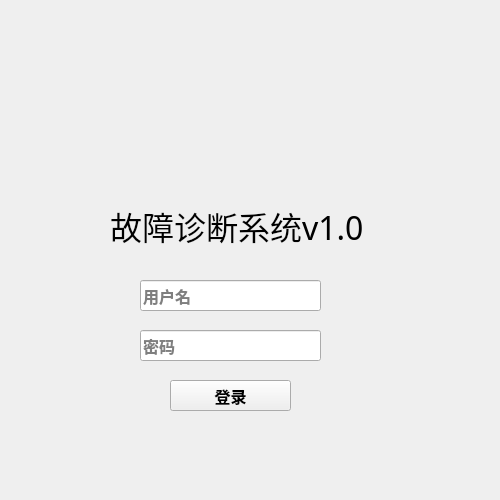
<?xml version="1.0" encoding="UTF-8"?>
<ui version="4.0">
 <class>Form</class>
 <widget class="QWidget" name="Form">
  <property name="geometry">
   <rect>
    <x>0</x>
    <y>0</y>
    <width>500</width>
    <height>500</height>
   </rect>
  </property>
  <property name="minimumSize">
   <size>
    <width>380</width>
    <height>380</height>
   </size>
  </property>
  <property name="maximumSize">
   <size>
    <width>500</width>
    <height>500</height>
   </size>
  </property>
  <property name="windowTitle">
   <string>故障诊断系统v1.0</string>
  </property>
  <widget class="QLabel" name="label">
   <property name="geometry">
    <rect>
     <x>150</x>
     <y>40</y>
     <width>161</width>
     <height>161</height>
    </rect>
   </property>
   <property name="styleSheet">
    <string notr="true">border-image: url(:/新前缀/page2.webp);</string>
   </property>
   <property name="text">
    <string/>
   </property>
  </widget>
  <widget class="QLabel" name="label_2">
   <property name="geometry">
    <rect>
     <x>110</x>
     <y>200</y>
     <width>261</width>
     <height>51</height>
    </rect>
   </property>
   <property name="font">
    <font>
     <family>楷体</family>
     <pointsize>24</pointsize>
     <weight>50</weight>
     <bold>false</bold>
    </font>
   </property>
   <property name="text">
    <string>故障诊断系统v1.0</string>
   </property>
  </widget>
  <widget class="QLineEdit" name="lineEdit">
   <property name="geometry">
    <rect>
     <x>140</x>
     <y>280</y>
     <width>181</width>
     <height>31</height>
    </rect>
   </property>
   <property name="font">
    <font>
     <family>楷体</family>
     <pointsize>12</pointsize>
     <weight>75</weight>
     <bold>true</bold>
    </font>
   </property>
   <property name="placeholderText">
    <string>用户名</string>
   </property>
  </widget>
  <widget class="QLineEdit" name="lineEdit_2">
   <property name="geometry">
    <rect>
     <x>140</x>
     <y>330</y>
     <width>181</width>
     <height>31</height>
    </rect>
   </property>
   <property name="font">
    <font>
     <family>楷体</family>
     <pointsize>12</pointsize>
     <weight>75</weight>
     <bold>true</bold>
    </font>
   </property>
   <property name="echoMode">
    <enum>QLineEdit::Password</enum>
   </property>
   <property name="placeholderText">
    <string>密码</string>
   </property>
   <property name="cursorMoveStyle">
    <enum>Qt::LogicalMoveStyle</enum>
   </property>
  </widget>
  <widget class="QPushButton" name="pushButton">
   <property name="geometry">
    <rect>
     <x>170</x>
     <y>380</y>
     <width>121</width>
     <height>31</height>
    </rect>
   </property>
   <property name="font">
    <font>
     <family>楷体</family>
     <pointsize>12</pointsize>
     <weight>75</weight>
     <bold>true</bold>
    </font>
   </property>
   <property name="text">
    <string>登录</string>
   </property>
  </widget>
 </widget>
 <resources>
  <include location="page1.qrc"/>
 </resources>
 <connections/>
</ui>
